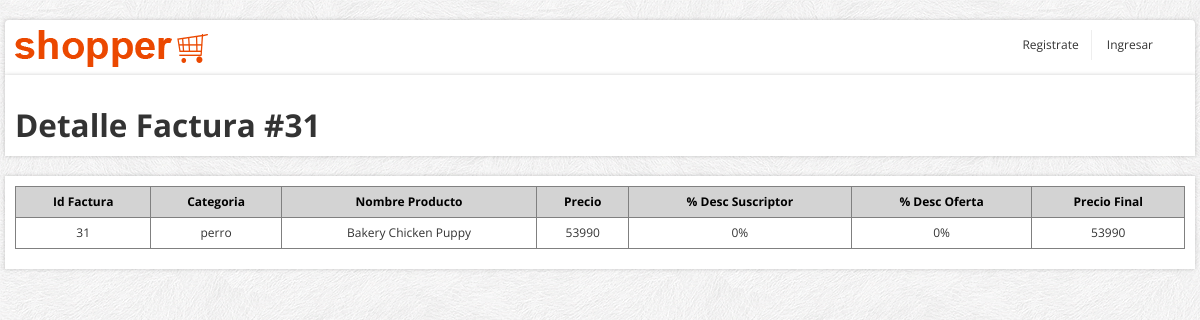
Screenshot of /detalle_factura/31 with the database file from the repository.
### core/models.py (models this page shows, shortened)
class DetalleFactura(models.Model):
    factura = models.ForeignKey(Factura, on_delete=models.CASCADE)
    nomProducto = models.CharField(max_length=300,blank=False, null=True, verbose_name="Nombre Producto")
    precio = models.IntegerField(blank=False, null=False, verbose_name="Precio")
    direccionUsusario = models.CharField(max_length=300, blank=False, null=False, verbose_name="Direccion Usuario")
    precioFinal = models.IntegerField(blank=False, null=False, verbose_name="Precio Final")
    porcDesctoSubscriptor = models.IntegerField(blank=False, null=False, default=0,verbose_name="Porcentaje Descuento Suscriptor")
    porcDesctoOferta = models.IntegerField(blank=False, null=False, default=0,verbose_name="Porcentaje Descuento Oferta")
    cateProducto = models.CharField(max_length=300,blank=False, null=True, verbose_name="Categoria Producto")

### core/views.py (the view)
# urls.py: path('detalle_factura/<id>', detalle_factura, name="detalle_factura"),
def detalle_factura(request, id):
    detalle = DetalleFactura.objects.get(factura_id=id)
    data = {"detalle":  detalle}
    return render(request, "core/detalle_factura.html", data)

### core/templates/core/detalle_factura.html (shortened to what this page needs)
{% load static %}
<!DOCTYPE html>
<html lang="en">
	<head>
		<link href="../../static/core/css/bootstrap/css/bootstrap.min.css" rel="stylesheet">
		<link href="../../static/core/css/bootstrap/css/bootstrap-responsive.min.css" rel="stylesheet">
		<link href="../../static/core/css/themes/css/bootstrappage.css" rel="stylesheet"/>
		<link href="../../static/core/css/themes/css/flexslider.css" rel="stylesheet"/>
		<link href="../../static/core/css/themes/css/main.css" rel="stylesheet"/>
		<link href="{% static 'core/css/forms.css'%}" rel="stylesheet">
	</head>
    <body>
		<div id="top-bar" class="container">
			<div class="row container-fluid">
					<ul class="user-menu">
						<div class="pull-left">
							<a href="index.html" class="logo pull-left"><img src="../../static/core/css/themes/images/logo.png" class="site_logo" alt=""></a>
						</div>
						<div class="pull-right">
							{% if user.is_authenticated %}
								{% if user.is_staff %}
									<li><a href="{% url 'mainAdministrador' %}">Main Administrador</a></li>
								{% endif %}
								<li><a href="{% url 'mi_perfil' %}">Mi Perfil</a></li>
								<li><a href="{% url 'mis_compras' user.id %}">Mis Compras</a></li>
								<li><a href="{% url 'cerrar_sesion' %}">Cerrar Sesión</a></li>
								<li>{{ user.first_name}}</li>
							{% else %}
								<li><a href="{% url 'registrar_usuario' %}">Registrate</a></li>
								<li><a href="{% url 'iniciar_sesion' %}">Ingresar</a></li>
							{% endif %}
						</div>
					</ul>
			</div>
		</div>
		<div id="wrapper" class="container">
			<section class="main-content">
			    <br>
				<h2><span>Detalle Factura #{{ detalle.factura_id }}</span></h2>
                <div class="span5">
				</div>
			</section>
		</div>
		<div id="wrapper" class="container">
			<section class="main-content">
				<table id="tabla_datos">
					<thead>
						<tr>
							<th>Id Factura</th>
							<th>Categoria</th>
							<th>Nombre Producto</th>
							<th>Precio</th>
							<th>% Desc Suscriptor</th>
							<th>% Desc Oferta</th>
							<th>Precio Final</th>
						</tr>
					</thead>
					<tbody>
						<tr>
							<td align="center">{{ detalle.factura_id }}</td>
							<td align="center">{{ detalle.cateProducto }}</td>
							<td align="center">{{ detalle.nomProducto }}</td>
							<td align="center">{{ detalle.precio}}</td>
							<td align="center">{{ detalle.porcDesctoSubscriptor}}%</td>
							<td align="center">{{ detalle.porcDesctoOferta}}%</td>
							<td align="center">{{ detalle.precio}}</td>
						</tr>
					</tbody>
				</table>
			</section>
		</div>
    </body>
</html>

### core/static/core/css/themes/css/main.css (style rules this page uses)
body { font-size: 12px; font-family: 'Open Sans', arial, tahoma, sans-serif; background:url(../images/bg.png) repeat 0 0 fixed; }
ul li a,a { color:#333; outline:0; -webkit-transition: all 0.2s linear; -moz-transition: all 0.2s linear; -o-transition: all 0.2s linear; -ms-transition: all 0.2s linear; transition: all 0.2s linear; }
a { color:#eb4800; }
#wrapper,#top-bar { background: #fff; margin: 20px auto 20px auto; box-shadow: 0px 0px 4px 0px rgba(0, 0, 0, 0.2); -moz-box-shadow: 0px 0px 4px 0px rgba(0, 0, 0, 0.2); -webkit-box-shadow: 0px 0px 4px 0px rgba(0, 0, 0, 0.2); padding:0px 10px; }
#top-bar { background-color:#fff; padding:10px; margin: 20px auto -22px auto; -webkit-border-radius: 4px; -moz-border-radius: 4px; border-radius: 4px; }
#top-bar .user-menu { margin-left: 10px; padding: 0; list-style: none; }
#top-bar .user-menu li { display: inline-block; *display: inline; zoom: 1; border-right: 1px solid #eee; padding: 5px 12px; }
#top-bar .user-menu li:last-child { border-right:0; }

### core/static/core/css/forms.css (style rules this page uses)
#tabla_datos { width: 100%; margin: auto; border-collapse: collapse; border: 1px solid gray; margin-top: 10px; margin-bottom: 20px; }
#tabla_datos th, td { border: 1px solid gray; padding: 5px; }
#tabla_datos th { background-color: lightgray; color: black; }

### rows the page displays
DetalleFactura: factura_id "31", cateProducto "perro", nomProducto "Bakery Chicken Puppy", precio "53990", porcDesctoSubscriptor "0", porcDesctoOferta "0"
